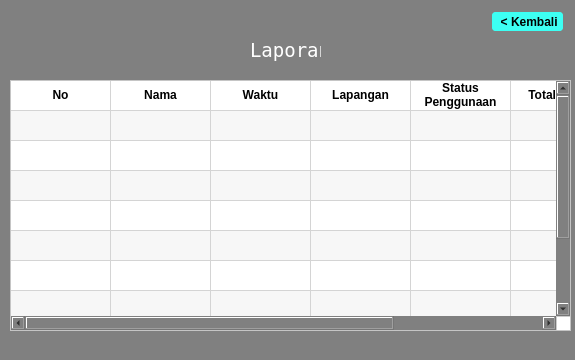
<?xml version="1.0" encoding="UTF-8"?>
<ui version="4.0">
 <class>laporan</class>
 <widget class="QMainWindow" name="laporan">
  <property name="geometry">
   <rect>
    <x>0</x>
    <y>0</y>
    <width>575</width>
    <height>360</height>
   </rect>
  </property>
  <property name="windowTitle">
   <string>MainWindow</string>
  </property>
  <property name="styleSheet">
   <string notr="true">background-color: gray;</string>
  </property>
  <widget class="QWidget" name="centralwidget">
   <widget class="QPushButton" name="kembali">
    <property name="geometry">
     <rect>
      <x>490</x>
      <y>10</y>
      <width>75</width>
      <height>23</height>
     </rect>
    </property>
    <property name="font">
     <font>
      <weight>75</weight>
      <bold>true</bold>
     </font>
    </property>
    <property name="styleSheet">
     <string notr="true">border: 2px solid gray;
border-radius: 5px;
background: #3dfff3;
</string>
    </property>
    <property name="text">
     <string> &lt; Kembali</string>
    </property>
   </widget>
   <widget class="QLabel" name="label">
    <property name="geometry">
     <rect>
      <x>250</x>
      <y>30</y>
      <width>71</width>
      <height>41</height>
     </rect>
    </property>
    <property name="font">
     <font>
      <family>NSimSun</family>
      <pointsize>14</pointsize>
      <weight>50</weight>
      <bold>false</bold>
     </font>
    </property>
    <property name="styleSheet">
     <string notr="true">color:white;</string>
    </property>
    <property name="text">
     <string>Laporan</string>
    </property>
   </widget>
   <widget class="QTableWidget" name="tableWidget">
    <property name="geometry">
     <rect>
      <x>10</x>
      <y>80</y>
      <width>561</width>
      <height>251</height>
     </rect>
    </property>
    <property name="styleSheet">
     <string notr="true">background-color:white;</string>
    </property>
    <property name="verticalScrollBarPolicy">
     <enum>Qt::ScrollBarAlwaysOn</enum>
    </property>
    <property name="horizontalScrollBarPolicy">
     <enum>Qt::ScrollBarAlwaysOn</enum>
    </property>
    <property name="autoScrollMargin">
     <number>10</number>
    </property>
    <property name="alternatingRowColors">
     <bool>true</bool>
    </property>
    <property name="rowCount">
     <number>10</number>
    </property>
    <property name="columnCount">
     <number>7</number>
    </property>
    <attribute name="horizontalHeaderVisible">
     <bool>false</bool>
    </attribute>
    <attribute name="horizontalHeaderCascadingSectionResizes">
     <bool>true</bool>
    </attribute>
    <attribute name="horizontalHeaderDefaultSectionSize">
     <number>100</number>
    </attribute>
    <attribute name="horizontalHeaderHighlightSections">
     <bool>true</bool>
    </attribute>
    <attribute name="horizontalHeaderShowSortIndicator" stdset="0">
     <bool>false</bool>
    </attribute>
    <attribute name="verticalHeaderVisible">
     <bool>false</bool>
    </attribute>
    <attribute name="verticalHeaderCascadingSectionResizes">
     <bool>false</bool>
    </attribute>
    <attribute name="verticalHeaderShowSortIndicator" stdset="0">
     <bool>false</bool>
    </attribute>
    <attribute name="verticalHeaderStretchLastSection">
     <bool>false</bool>
    </attribute>
    <row/>
    <row/>
    <row/>
    <row/>
    <row/>
    <row/>
    <row/>
    <row/>
    <row/>
    <row/>
    <column/>
    <column/>
    <column/>
    <column/>
    <column/>
    <column/>
    <column/>
    <item row="0" column="0">
     <property name="text">
      <string>No</string>
     </property>
     <property name="font">
      <font>
       <weight>75</weight>
       <bold>true</bold>
      </font>
     </property>
     <property name="textAlignment">
      <set>AlignCenter</set>
     </property>
    </item>
    <item row="0" column="1">
     <property name="text">
      <string>Nama</string>
     </property>
     <property name="font">
      <font>
       <weight>75</weight>
       <bold>true</bold>
      </font>
     </property>
     <property name="textAlignment">
      <set>AlignCenter</set>
     </property>
    </item>
    <item row="0" column="2">
     <property name="text">
      <string>Waktu</string>
     </property>
     <property name="font">
      <font>
       <weight>75</weight>
       <bold>true</bold>
      </font>
     </property>
     <property name="textAlignment">
      <set>AlignCenter</set>
     </property>
    </item>
    <item row="0" column="3">
     <property name="text">
      <string>Lapangan</string>
     </property>
     <property name="font">
      <font>
       <weight>75</weight>
       <bold>true</bold>
      </font>
     </property>
     <property name="textAlignment">
      <set>AlignCenter</set>
     </property>
    </item>
    <item row="0" column="4">
     <property name="text">
      <string>Status Penggunaan</string>
     </property>
     <property name="font">
      <font>
       <weight>75</weight>
       <bold>true</bold>
      </font>
     </property>
     <property name="textAlignment">
      <set>AlignCenter</set>
     </property>
    </item>
    <item row="0" column="5">
     <property name="text">
      <string>Total Bayar</string>
     </property>
     <property name="font">
      <font>
       <weight>75</weight>
       <bold>true</bold>
      </font>
     </property>
     <property name="textAlignment">
      <set>AlignCenter</set>
     </property>
    </item>
    <item row="0" column="6">
     <property name="text">
      <string>Tools</string>
     </property>
     <property name="font">
      <font>
       <weight>75</weight>
       <bold>true</bold>
      </font>
     </property>
     <property name="textAlignment">
      <set>AlignCenter</set>
     </property>
    </item>
   </widget>
  </widget>
  <widget class="QStatusBar" name="statusbar"/>
 </widget>
 <resources/>
 <connections/>
</ui>
